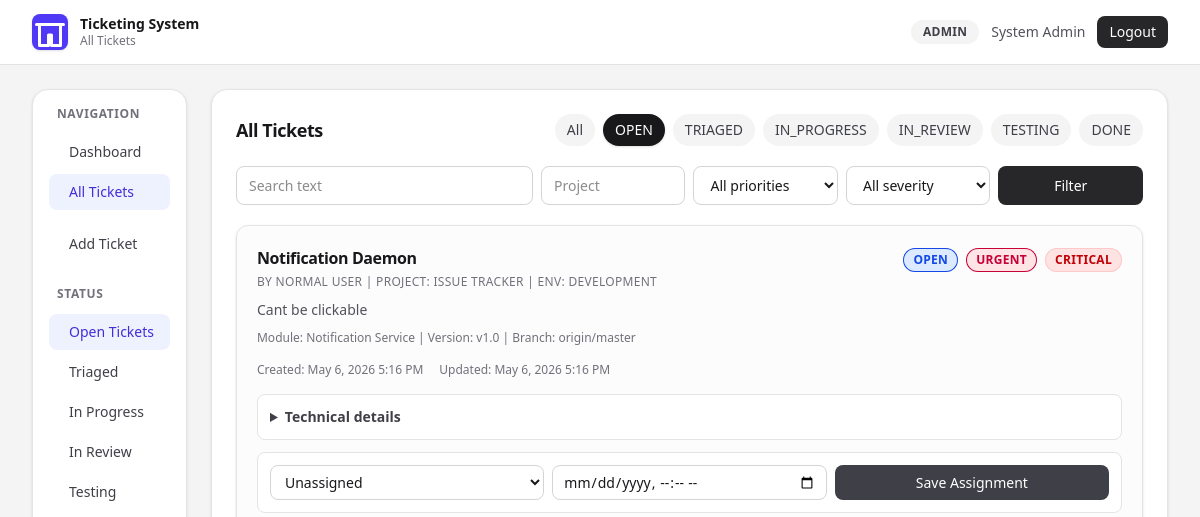
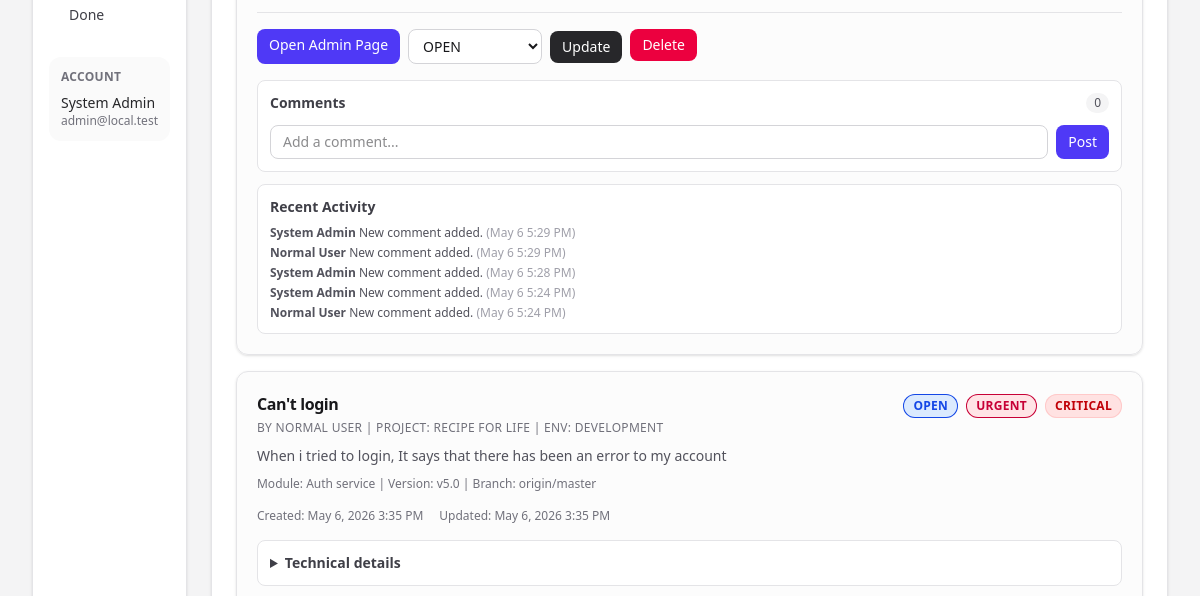
Before: /tickets.php?status=OPEN (signed in, upper part) with the older database file (2 pictures, top to bottom).
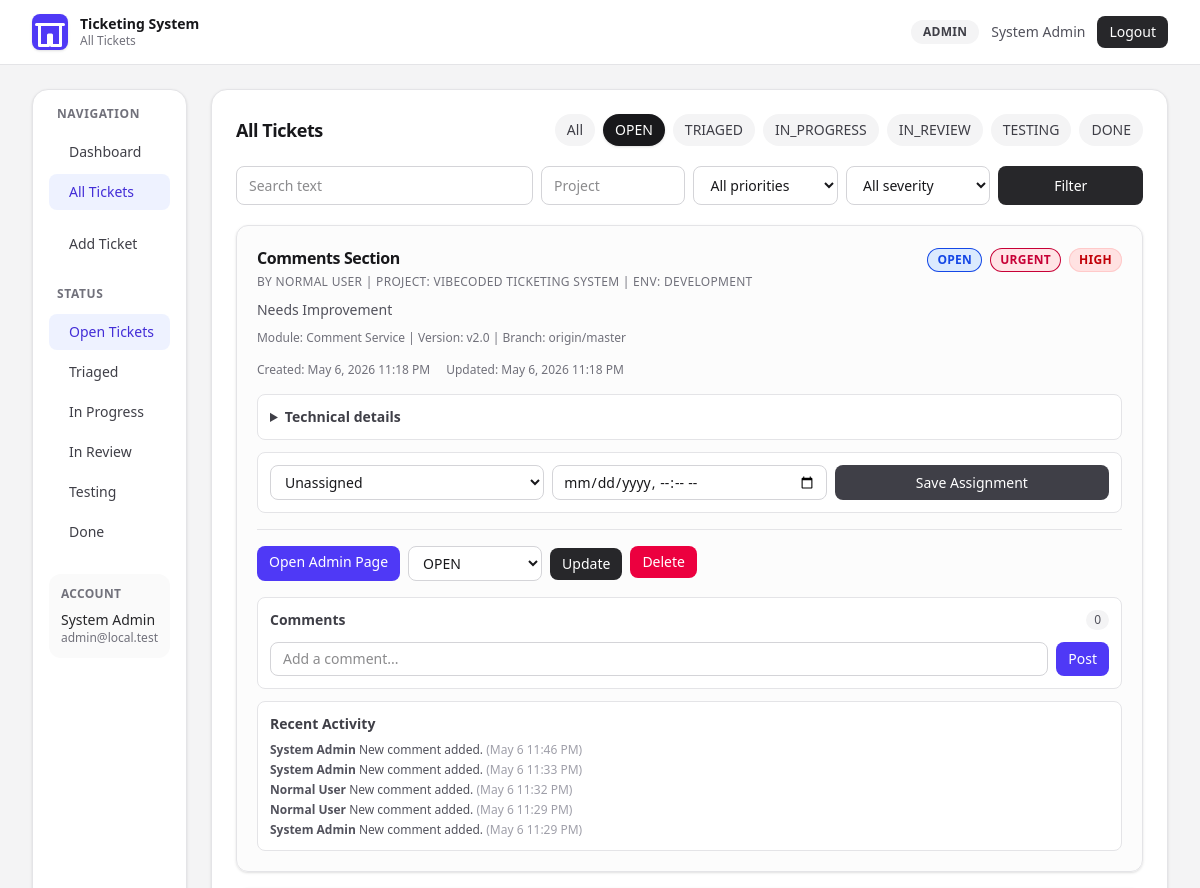
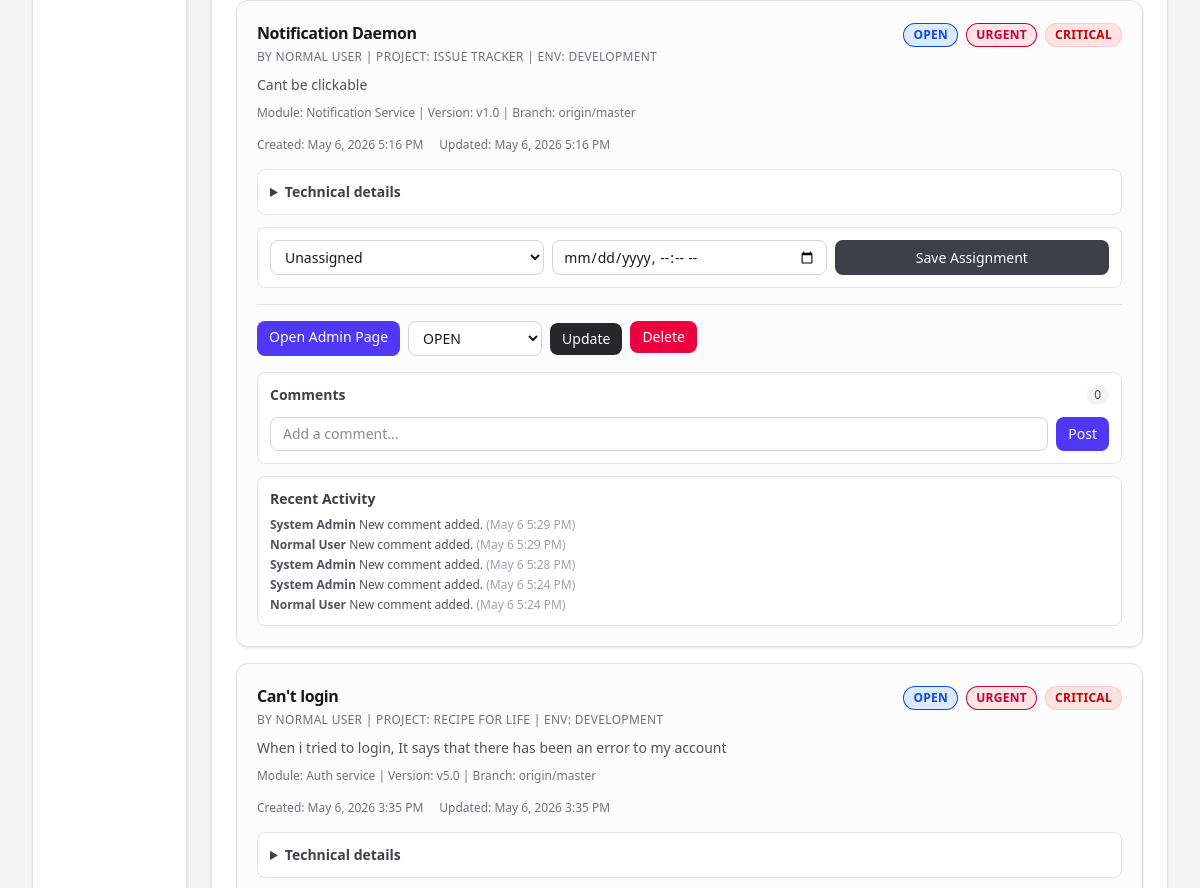
After: the same page with the newer database file (2 pictures, top to bottom).
### tables this page shows
CREATE TABLE "Ticket" (
    "id" INTEGER NOT NULL PRIMARY KEY AUTOINCREMENT,
    "userId" INTEGER,
    "author" TEXT NOT NULL DEFAULT 'Anonymous',
    "title" TEXT NOT NULL,
    "description" TEXT NOT NULL,
    "project" TEXT NOT NULL DEFAULT 'General',
    "module" TEXT,
    "appVersion" TEXT,
    "branch" TEXT,
    "environment" TEXT NOT NULL DEFAULT 'DEVELOPMENT',
    "severity" TEXT NOT NULL DEFAULT 'MEDIUM',
    "reproducible" BOOLEAN NOT NULL DEFAULT true,
    "expectedBehavior" TEXT,
    "actualBehavior" TEXT,
    "stepsToReproduce" TEXT,
    "errorLog" TEXT,
    "status" TEXT NOT NULL DEFAULT 'OPEN',
    "priority" TEXT NOT NULL DEFAULT 'MEDIUM',
    "assigneeUserId" INTEGER,
    "dueAt" DATETIME,
    "createdAt" DATETIME NOT NULL DEFAULT CURRENT_TIMESTAMP,
    "updatedAt" DATETIME NOT NULL,
    CONSTRAINT "Ticket_userId_fkey" FOREIGN KEY ("userId") REFERENCES "User" ("id") ON DELETE SET NULL ON UPDATE CASCADE,
    CONSTRAINT "Ticket_assigneeUserId_fkey" FOREIGN KEY ("assigneeUserId") REFERENCES "User" ("id") ON DELETE SET NULL ON UPDATE CASCADE
);

CREATE TABLE "TicketActivity" (
    "id" INTEGER NOT NULL PRIMARY KEY AUTOINCREMENT,
    "ticketId" INTEGER NOT NULL,
    "actorId" INTEGER,
    "actorName" TEXT NOT NULL,
    "action" TEXT NOT NULL,
    "message" TEXT NOT NULL,
    "createdAt" DATETIME NOT NULL DEFAULT CURRENT_TIMESTAMP,
    CONSTRAINT "TicketActivity_ticketId_fkey" FOREIGN KEY ("ticketId") REFERENCES "Ticket" ("id") ON DELETE CASCADE ON UPDATE CASCADE,
    CONSTRAINT "TicketActivity_actorId_fkey" FOREIGN KEY ("actorId") REFERENCES "User" ("id") ON DELETE SET NULL ON UPDATE CASCADE
);

### src/db.php (called while the page is built, shortened)
<?php
function db(): PDO
{
    static $pdo = null;
    if ($pdo instanceof PDO) {
        return $pdo;
    }
    $databasePath = dirname(__DIR__) . '/prisma/dev.db';
    $pdo = new PDO('sqlite:' . $databasePath);
    $pdo->setAttribute(PDO::ATTR_ERRMODE, PDO::ERRMODE_EXCEPTION);
    $pdo->setAttribute(PDO::ATTR_DEFAULT_FETCH_MODE, PDO::FETCH_ASSOC);
    return $pdo;
}

### src/tickets.php (called while the page is built, shortened)
<?php
function normalizedRole(array $user): string
{
    return strtoupper((string) ($user['role'] ?? 'USER'));
}
function canManageTickets(array $user): bool
{
    return in_array(normalizedRole($user), ['ADMIN', 'DEVELOPER', 'QA'], true);
}
function listAssignableUsers(): array
{
    return db()->query(
        "SELECT id, name, role FROM User ORDER BY name ASC"
    )->fetchAll();
}
function listTickets(array $user, array $filters = []): array
{
    $pdo = db();
    $where = [];
    $params = [];
    $status = $filters['status'] ?? null;
    if ($status !== null && in_array($status, ALLOWED_STATUSES, true)) {
        $where[] = 'status = :status';
        $params['status'] = $status;
    }
    $priority = $filters['priority'] ?? null;
    $severity = $filters['severity'] ?? null;
    $project = trim((string) ($filters['project'] ?? ''));
    $q = trim((string) ($filters['q'] ?? ''));
    $assigneeId = (int) ($filters['assigneeUserId'] ?? 0);
    $sql =
        'SELECT
            t.id, t.author, t.title, t.description, t.project, t.module, t.appVersion, t.branch,
            t.environment, t.severity, t.reproducible, t.expectedBehavior, t.actualBehavior,
            t.stepsToReproduce, t.errorLog, t.status, t.priority, t.createdAt, t.updatedAt,
            t.assigneeUserId, t.dueAt, a.name AS assigneeName
         FROM Ticket t
         LEFT JOIN User a ON a.id = t.assigneeUserId';
    if ($where !== []) {
        $sql .= ' WHERE ' . implode(' AND ', $where);
    }
    $sql .= ' ORDER BY t.updatedAt DESC';
    $stmt = $pdo->prepare($sql);
    $stmt->execute($params);
    return $stmt->fetchAll();
}
function listCommentsForTicket(int $ticketId, ?array $user = null): array
{
    $isAdmin = $user !== null && isAdmin($user);
    $stmt = db()->prepare(
        'SELECT id, author, content, isInternal, createdAt
         FROM TicketComment
         WHERE ticketId = :ticketId AND (isInternal = 0 OR :isAdmin = 1)
         ORDER BY createdAt ASC'
    );
    $stmt->execute(['ticketId' => $ticketId, 'isAdmin' => $isAdmin ? 1 : 0]);
    return $stmt->fetchAll();
}
function listActivitiesForTicket(int $ticketId): array
{
    $stmt = db()->prepare(
        'SELECT actorName, action, message, createdAt
         FROM TicketActivity
         WHERE ticketId = :ticketId
         ORDER BY createdAt DESC
         LIMIT 5'
    );
    $stmt->execute(['ticketId' => $ticketId]);
    return $stmt->fetchAll();
}

### src/auth.php (called while the page is built, shortened)
<?php
function isAdmin(array $user): bool
{
    return ($user['role'] ?? '') === 'ADMIN';
}

### public/tickets.php (the view, shortened to what the changed rows need)
<?php
require_once __DIR__ . '/../src/db.php';
require_once __DIR__ . '/../src/auth.php';
require_once __DIR__ . '/../src/tickets.php';
$selectedStatus = $_GET['status'] ?? null;
$searchQuery = trim((string) ($_GET['q'] ?? ''));
$selectedProject = trim((string) ($_GET['project'] ?? ''));
$selectedPriority = $_GET['priority'] ?? null;
$selectedSeverity = $_GET['severity'] ?? null;
$selectedAssigneeId = (int) ($_GET['assigneeUserId'] ?? 0);
$user = currentUser();
try {
    $filters = [
        'status' => $selectedStatus,
        'q' => $searchQuery,
        'project' => $selectedProject,
        'priority' => $selectedPriority,
        'severity' => $selectedSeverity,
        'assigneeUserId' => $selectedAssigneeId,
    ];
    $tickets = listTickets($user, $filters);
    $assignableUsers = listAssignableUsers();
} catch (Throwable $e) {
    $error = $e->getMessage();
    $tickets = [];
}
function statusBadge(string $status): string
{
    return match ($status) {
        'OPEN' => 'bg-blue-100 text-blue-700',
        'TRIAGED' => 'bg-cyan-100 text-cyan-700',
        'IN_PROGRESS' => 'bg-amber-100 text-amber-700',
        'IN_REVIEW' => 'bg-violet-100 text-violet-700',
        'TESTING' => 'bg-orange-100 text-orange-700',
        'DONE' => 'bg-emerald-100 text-emerald-700',
        default => 'bg-zinc-100 text-zinc-600',
    };
}
function priorityBadge(string $priority): string
{
    return match ($priority) {
        'LOW' => 'bg-slate-100 text-slate-700',
        'MEDIUM' => 'bg-violet-100 text-violet-700',
        'HIGH' => 'bg-orange-100 text-orange-700',
        'URGENT' => 'bg-rose-100 text-rose-700',
        default => 'bg-zinc-100 text-zinc-600',
    };
}
?>
<!DOCTYPE html>
<html lang="en">
<head>
  <link rel="stylesheet" href="/assets/app.css">
</head>
<body class="min-h-screen bg-zinc-100 text-zinc-900 antialiased">
  <main class="mx-auto max-w-[1400px] px-4 py-6 sm:px-6 lg:px-8">
    <section class="flex gap-6">
      <div class="flex-1 space-y-6">
        <section class="rounded-2xl border border-zinc-200 bg-white p-6 shadow-sm xl:col-span-12">
          <div class="mb-5 flex flex-wrap items-center justify-between gap-3">
            <h2 class="text-lg font-semibold tracking-tight"><?= isAdmin($user) ? 'All Tickets' : 'My Tickets' ?></h2>
            <div class="flex flex-wrap items-center gap-2">
              <a href="/tickets.php" class="rounded-full px-3 py-1.5 text-sm font-medium <?= $selectedStatus === null ? 'bg-zinc-900 text-white shadow-sm' : 'bg-zinc-100 text-zinc-700 hover:bg-zinc-200' ?>">All</a>
              <?php foreach (ALLOWED_STATUSES as $status): ?>
                <a href="/tickets.php?status=<?= urlencode($status) ?>" class="rounded-full px-3 py-1.5 text-sm font-medium <?= $selectedStatus === $status ? 'bg-zinc-900 text-white shadow-sm' : 'bg-zinc-100 text-zinc-700 hover:bg-zinc-200' ?>">
                  <?= htmlspecialchars($status, ENT_QUOTES, 'UTF-8') ?>
                </a>
              <?php endforeach; ?>
            </div>
          </div>
          <div class="space-y-4">
            <?php foreach ($tickets as $ticket): ?>
              <article id="ticket-<?= (int) $ticket['id'] ?>" class="rounded-xl border border-zinc-200 bg-zinc-50/60 p-5 shadow-sm transition hover:border-zinc-300">
                <div class="flex flex-wrap items-start justify-between gap-3">
                  <div class="max-w-2xl">
                    <h3 class="text-base font-semibold tracking-tight"><?= htmlspecialchars($ticket['title'], ENT_QUOTES, 'UTF-8') ?></h3>
                    <p class="mt-1 text-xs font-medium uppercase tracking-wide text-zinc-500">
                      By <?= htmlspecialchars($ticket['author'], ENT_QUOTES, 'UTF-8') ?> |
                      Project: <?= htmlspecialchars((string) $ticket['project'], ENT_QUOTES, 'UTF-8') ?> |
                      Env: <?= htmlspecialchars((string) $ticket['environment'], ENT_QUOTES, 'UTF-8') ?>
                    </p>
                    <p class="mt-2 text-sm leading-6 text-zinc-600"><?= nl2br(htmlspecialchars($ticket['description'], ENT_QUOTES, 'UTF-8')) ?></p>
                    <p class="mt-2 text-xs text-zinc-500">
                      Module: <?= htmlspecialchars((string) ($ticket['module'] ?? '-'), ENT_QUOTES, 'UTF-8') ?> |
                      Version: <?= htmlspecialchars((string) ($ticket['appVersion'] ?? '-'), ENT_QUOTES, 'UTF-8') ?> |
                      Branch: <?= htmlspecialchars((string) ($ticket['branch'] ?? '-'), ENT_QUOTES, 'UTF-8') ?>
                    </p>
                  </div>
                  <div class="flex flex-wrap gap-2 pt-0.5">
                    <span class="rounded-full px-2.5 py-1 text-xs font-semibold uppercase tracking-wide ring-1 ring-inset <?= statusBadge($ticket['status']) ?>"><?= htmlspecialchars($ticket['status'], ENT_QUOTES, 'UTF-8') ?></span>
                    <span class="rounded-full px-2.5 py-1 text-xs font-semibold uppercase tracking-wide ring-1 ring-inset <?= priorityBadge($ticket['priority']) ?>"><?= htmlspecialchars($ticket['priority'], ENT_QUOTES, 'UTF-8') ?></span>
                    <span class="rounded-full bg-red-100 px-2.5 py-1 text-xs font-semibold uppercase tracking-wide text-red-700 ring-1 ring-inset ring-red-200"><?= htmlspecialchars((string) $ticket['severity'], ENT_QUOTES, 'UTF-8') ?></span>
                  </div>
                </div>
                <div class="mt-4 flex flex-wrap items-center gap-x-4 gap-y-1 text-xs font-medium text-zinc-500">
                  <span>Created: <?= htmlspecialchars(date('M j, Y g:i A', strtotime((string) $ticket['createdAt'])), ENT_QUOTES, 'UTF-8') ?></span>
                  <span>Updated: <?= htmlspecialchars(date('M j, Y g:i A', strtotime((string) $ticket['updatedAt'])), ENT_QUOTES, 'UTF-8') ?></span>
                </div>
                <details class="mt-4 rounded-lg border border-zinc-200 bg-white p-3">
                  <summary class="cursor-pointer text-sm font-semibold text-zinc-700">Technical details</summary>
                </details>
                <?php if (canManageTickets($user)): ?>
                  <form method="post" class="mt-3 grid gap-2 rounded-lg border border-zinc-200 bg-white p-3 md:grid-cols-3">
                    <select name="assigneeUserId" class="rounded-lg border border-zinc-300 px-2.5 py-1.5 text-sm">
                      <option value="0">Unassigned</option>
                    </select>
                    <input type="datetime-local" name="dueAt" value="<?= !empty($ticket['dueAt']) ? htmlspecialchars(substr((string) $ticket['dueAt'], 0, 16), ENT_QUOTES, 'UTF-8') : '' ?>" class="rounded-lg border border-zinc-300 px-2.5 py-1.5 text-sm">
                    <button class="rounded-lg bg-zinc-700 px-3 py-1.5 text-sm font-medium text-white">Save Assignment</button>
                  </form>
                <?php endif; ?>
                <?php if (canManageTickets($user)): ?>
                  <div class="mt-4 flex flex-wrap gap-2 border-t border-zinc-200 pt-4">
                    <?php if (isAdmin($user)): ?>
                      <a href="/issue.php?id=<?= (int) $ticket['id'] ?>" class="rounded-lg bg-indigo-600 px-3 py-1.5 text-sm font-medium text-white">Open Admin Page</a>
                    <?php endif; ?>
                    <form method="post" class="flex items-center gap-2">
                      <select name="status" class="rounded-lg border border-zinc-300 bg-white px-2.5 py-1.5 text-sm">
                        <?php foreach (ALLOWED_STATUSES as $status): ?>
                          <option value="<?= $status ?>" <?= $ticket['status'] === $status ? 'selected' : '' ?>><?= htmlspecialchars($status, ENT_QUOTES, 'UTF-8') ?></option>
                        <?php endforeach; ?>
                      </select>
                      <button class="rounded-lg bg-zinc-800 px-3 py-1.5 text-sm font-medium text-white">Update</button>
                    </form>
                    <form method="post" onsubmit="return confirm('Delete this ticket?');">
                      <button class="rounded-lg bg-rose-600 px-3 py-1.5 text-sm font-medium text-white">Delete</button>
                    </form>
                  </div>
                <?php endif; ?>
                <?php $comments = listCommentsForTicket((int) $ticket['id']); ?>
                <div class="mt-4 rounded-lg border border-zinc-200 bg-white p-3">
                  <details class="overflow-hidden rounded-lg">
                    <summary class="cursor-pointer flex items-center justify-between text-sm font-semibold text-zinc-700">
                      <span>Comments</span>
                      <span class="rounded-full bg-zinc-100 px-2 py-0.5 text-xs font-medium text-zinc-600"><?= count($comments) ?></span>
                    </summary>
                  </details>
                  <form method="post" class="mt-3 flex gap-2">
                    <input type="text" name="comment" required class="flex-1 rounded-lg border border-zinc-300 px-3 py-1.5 text-sm" placeholder="Add a comment...">
                    <button class="rounded-lg bg-indigo-600 px-3 py-1.5 text-sm font-medium text-white">Post</button>
                  </form>
                </div>
                <div class="mt-3 rounded-lg border border-zinc-200 bg-white p-3">
                  <h4 class="text-sm font-semibold text-zinc-700">Recent Activity</h4>
                  <div class="mt-2 space-y-1">
                    <?php foreach (listActivitiesForTicket((int) $ticket['id']) as $activity): ?>
                      <p class="text-xs text-zinc-600">
                        <span class="font-semibold"><?= htmlspecialchars((string) $activity['actorName'], ENT_QUOTES, 'UTF-8') ?></span>
                        <?= htmlspecialchars((string) $activity['message'], ENT_QUOTES, 'UTF-8') ?>
                        <span class="text-zinc-400">(<?= htmlspecialchars(date('M j g:i A', strtotime((string) $activity['createdAt'])), ENT_QUOTES, 'UTF-8') ?>)</span>
                      </p>
                    <?php endforeach; ?>
                  </div>
                </div>
              </article>
            <?php endforeach; ?>
          </div>
        </section>
      </div>
    </section>
  </main>
</body>
</html>

Changed rows visible on the page:
added ticket: title "Comments Section", author "NORMAL USER", project "VIBECODED TICKETING SYSTEM", environment "DEVELOPMENT", description "Needs Improvement", module "Comment Service", appVersion "v2.0", branch "origin/master", status "OPEN", priority "URGENT", severity "HIGH", createdAt "May 6, 2026 11:18 PM", updatedAt "May 6, 2026 11:18 PM", count($comments) "0"
added ticketactivity: actorName "System Admin", message "New comment added.", createdAt "May 6 11:46 PM", shown under "Comments Section"
added ticketactivity: actorName "System Admin", message "New comment added.", createdAt "May 6 11:33 PM", shown under "Comments Section"
added ticketactivity: actorName "Normal User", message "New comment added.", createdAt "May 6 11:32 PM", shown under "Comments Section"
added ticketactivity: actorName "Normal User", message "New comment added.", createdAt "May 6 11:29 PM", shown under "Comments Section"
added ticketactivity: actorName "System Admin", message "New comment added.", createdAt "May 6 11:29 PM", shown under "Comments Section"
